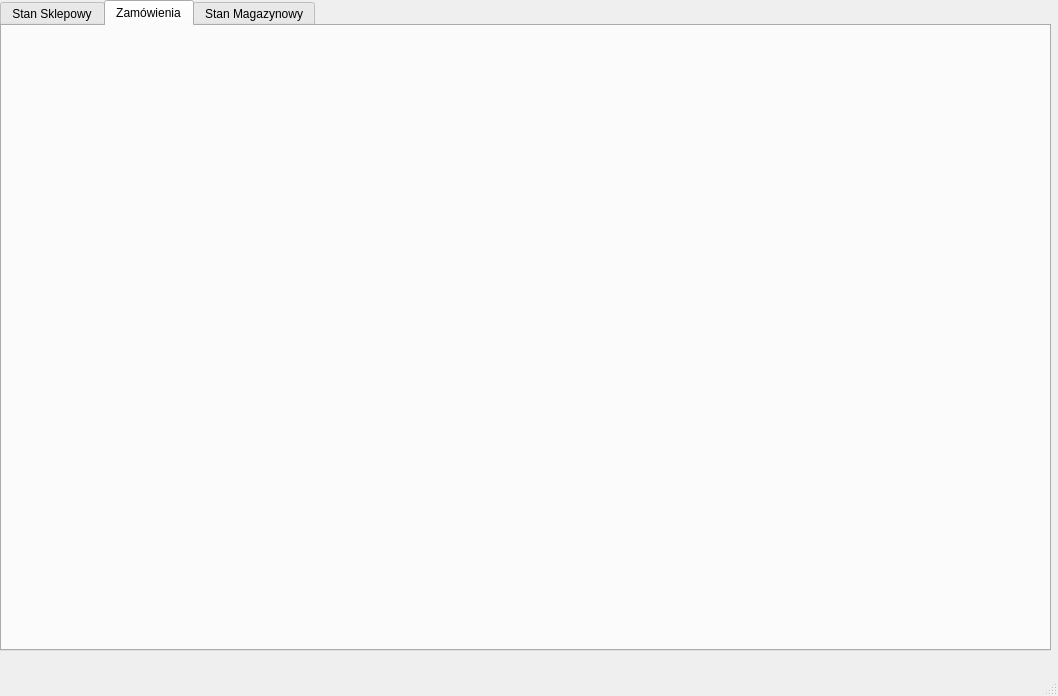
<?xml version="1.0" encoding="UTF-8"?>
<ui version="4.0">
 <class>MainWindow</class>
 <widget class="QMainWindow" name="MainWindow">
  <property name="geometry">
   <rect>
    <x>0</x>
    <y>0</y>
    <width>1058</width>
    <height>696</height>
   </rect>
  </property>
  <property name="windowTitle">
   <string>MainWindow</string>
  </property>
  <widget class="QWidget" name="centralwidget">
   <widget class="QTabWidget" name="tabWidget">
    <property name="geometry">
     <rect>
      <x>0</x>
      <y>0</y>
      <width>1051</width>
      <height>651</height>
     </rect>
    </property>
    <property name="currentIndex">
     <number>1</number>
    </property>
    <widget class="QWidget" name="StanSklepowy">
     <attribute name="title">
      <string>Stan Sklepowy</string>
     </attribute>
     <widget class="QTextEdit" name="m_searchBox">
      <property name="geometry">
       <rect>
        <x>10</x>
        <y>20</y>
        <width>541</width>
        <height>31</height>
       </rect>
      </property>
     </widget>
     <widget class="QCustomPlot" name="m_Plot" native="true">
      <property name="geometry">
       <rect>
        <x>590</x>
        <y>40</y>
        <width>421</width>
        <height>361</height>
       </rect>
      </property>
     </widget>
     <widget class="QListWidget" name="ListsOfObjects">
      <property name="geometry">
       <rect>
        <x>10</x>
        <y>60</y>
        <width>541</width>
        <height>331</height>
       </rect>
      </property>
     </widget>
     <widget class="QPushButton" name="m_showQuantityButton">
      <property name="geometry">
       <rect>
        <x>40</x>
        <y>410</y>
        <width>161</width>
        <height>26</height>
       </rect>
      </property>
      <property name="text">
       <string>Usuń wartosć</string>
      </property>
     </widget>
     <widget class="QPushButton" name="pushButton">
      <property name="geometry">
       <rect>
        <x>40</x>
        <y>450</y>
        <width>161</width>
        <height>26</height>
       </rect>
      </property>
      <property name="text">
       <string>Dodaj nowy obiekt</string>
      </property>
     </widget>
     <widget class="QPushButton" name="pushButton_2">
      <property name="geometry">
       <rect>
        <x>40</x>
        <y>490</y>
        <width>161</width>
        <height>26</height>
       </rect>
      </property>
      <property name="text">
       <string>Pokaż zamówienie</string>
      </property>
     </widget>
     <widget class="QPushButton" name="pushButton_3">
      <property name="geometry">
       <rect>
        <x>40</x>
        <y>530</y>
        <width>161</width>
        <height>26</height>
       </rect>
      </property>
      <property name="text">
       <string>Zdaj raport</string>
      </property>
     </widget>
    </widget>
    <widget class="QWidget" name="Zamowienia">
     <attribute name="title">
      <string>Zamówienia</string>
     </attribute>
    </widget>
    <widget class="QWidget" name="StanMagazynowy">
     <attribute name="title">
      <string>Stan Magazynowy</string>
     </attribute>
    </widget>
   </widget>
  </widget>
  <widget class="QMenuBar" name="menubar">
   <property name="geometry">
    <rect>
     <x>0</x>
     <y>0</y>
     <width>1058</width>
     <height>23</height>
    </rect>
   </property>
  </widget>
  <widget class="QStatusBar" name="statusbar"/>
 </widget>
 <customwidgets>
  <customwidget>
   <class>QCustomPlot</class>
   <extends>QWidget</extends>
   <header>qcustomplot.h</header>
   <container>1</container>
  </customwidget>
 </customwidgets>
 <resources/>
 <connections/>
</ui>
